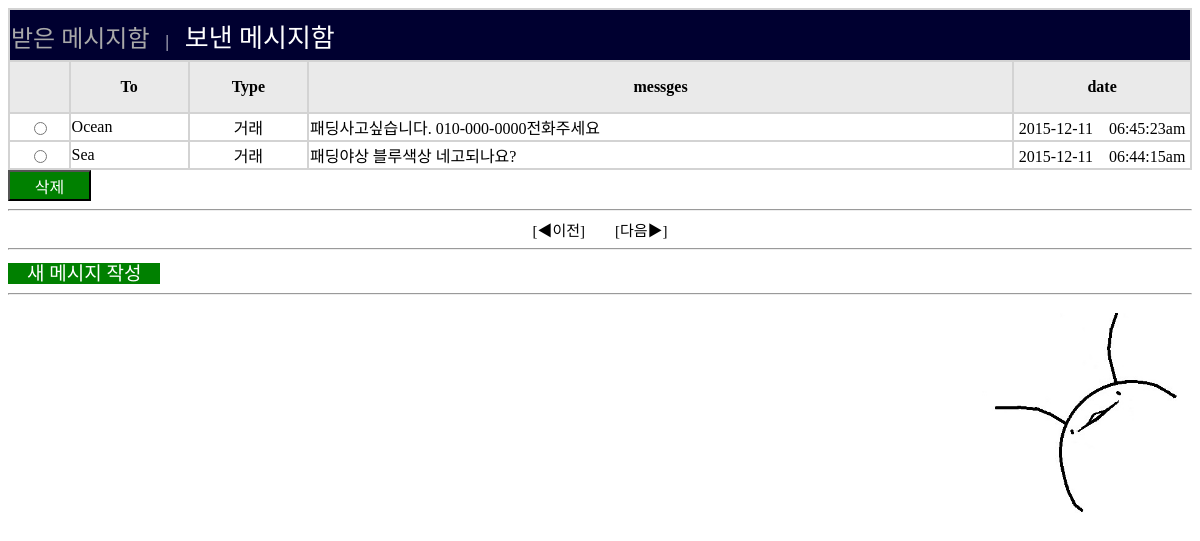
/mbox.php (signed in), run on the app's committed database.
### tables this page shows
CREATE TABLE IF NOT EXISTS `messages` (
  `outoID` int(11) NOT NULL,
  `mfrom` varchar(40) DEFAULT NULL,
  `mto` varchar(40) DEFAULT NULL,
  `messages` varchar(100) DEFAULT NULL,
  `mode` varchar(11) DEFAULT NULL,
  `date` varchar(30) DEFAULT NULL,
  `deletenum` int(11) DEFAULT NULL
);

### mbox.php (the view, shortened to what this page needs)
<?php
$con = mysqli_connect('localhost','root','123123','pjdb');
$mtotal=0;
$mview=9;
if(isset($_GET['mpage']) && $_GET['mpage'] !=""){
		$mpage = $_GET['mpage'];
}else{
	$mpage=1;
}
$mlink=ceil(($mtotal/$mview)+0.5);
$pagarray = get_page($mtotal,$mview,$mlink,$mpage);
function get_page($mtotal,$mview,$mlink,$mpage) {
  $p[total] = ceil($mtotal / $mview);
  $p[srt] = floor(($mpage -1) / $mlink) * $mlink +1;
  $p[end] = ($p[srt] + $mlink -1 > $p[total]) ? $p[total] : $p[srt] + $mlink -1;
  $p[prev] = ($mpage < $mlink) ? $p[srt] : $p[srt] -1;
  $p[next] = ($p[end] +1 > $p[total]) ? $p[end] : $p[end] +1;
  return $p;
}
?>
<html>
<body>
<table border=0 width=100%>
<form method="post" action="<?php echo $_SERVER['PHP_SELF'];?>">
<tr>
<td class="top0" colspan=5 ><a class= mfromhref href=mboxfrom.php>받은 메시지함</a>　|　<a class= mtohref href=mbox.php>보낸 메시지함</a>
</td>
</tr>
<tr>
<td class="key" width=5%><b></b></td>
<td class="key" width=10%><b>To</b></td>
<td class="key" width=10%><b>Type</b></td>
<td class="key" width=55%><b>messges</b></td>
<td class="key" width=20%><b>date</b></td>
</tr>
<?php
$query = "SELECT * FROM messages WHERE mfrom='$_SESSION[login]' ORDER BY outoID DESC";
$result = mysqli_query($con,$query);
echo "<form method=post action=".$_SERVER[PHP_SELF].">";
$item=0;
while($row = mysqli_fetch_array($result)){
		if($item >= (($mpage*9)-9) && ($row[deletenum]==0 || $row[deletenum]==2)){
			echo "<tr>";
			echo "<td class=value width=5% align=center><input type='radio' name='outoID' value='".$row[outoID]."' /></td>";
			echo "<td class=value width=10%>".$row[mto]."</td>";
			echo "<td class=value width=10% align=center>".$row[mode]."</td>";
			echo "<td class=value width=60%>".$row[messages]."</td>";
			echo "<td class=value width=20% align=center>".$row[date]."</td>";
			echo "</tr>";
		}
		$item++;
	}
?>
</table>
<?php
echo "<input type='submit' name='btndelete' value='삭제'>";
echo "<hr/><center>";
echo "<form method='post' action='".$_SERVER['PHP_SELF']."'>";
echo "<a class='item' href=mbox.php?category=$category&mpage=$i&mpagearray=$pagarray[prev]&sort=$sort> [◀이전]　</a>";
for($i=$pagarray[srt]; $i<=$pagarray[end]; $i++) {
	if($page==$i){
			echo "<a class='item' href=mbox.php?category=$category&mpage=$i&sort=$sort><b> [ ".$i." ] </b></a>";
	}else{
		echo "<a class='item' href=mbox.php?category=$category&mpage=$i&sort=$sort> [ ".$i." ] </a>";
	}
}
echo "<a class='item' href=mbox.php?category=$category&mpage=$i&mpagearray=$pagarray[next]&sort=$sort>　[다음▶] </a>";
echo "</form>";
echo "<br/><hr/>";
echo "</center>";
echo "<a class='send' href='msend.php'>　새 메시지 작성　</a><hr/>";
echo "<img src='img/bug.jpg' width='200' height='200' style='float:right; margin:10px'>";
?>
</body>
</html>

### mbox.php (style rules this page uses)
table { font-size:100%;background:lightgray; }
td.top0 { background:#000030; height:50px; color:white; }
td.key { background:#EAEAEA; height:50px; text-align:center; }
td.value { background:white; }
a.item { font-size:15px; color:black; text-decoration:none; }
a.send { font-size:19px; color:white; text-decoration:none; background:green; }
a.mtohref { font-size:26; color:white; text-decoration:none; }
a.mfromhref { font-size:24; color:darkgray; text-decoration:none; }
input[type="submit"] { font-size: 1em; width: 7%; height: 4%; background-color:green; color:white; align:center; }

### data on the page
messages: mto "Ocean", mode "거래", messages "패딩사고싶습니다. 010-000-0000전화주세요", date "2015-12-11 06:45:23am"
messages: mto "Sea", mode "거래", messages "패딩야상 블루색상 네고되나요?", date "2015-12-11 06:44:15am"
